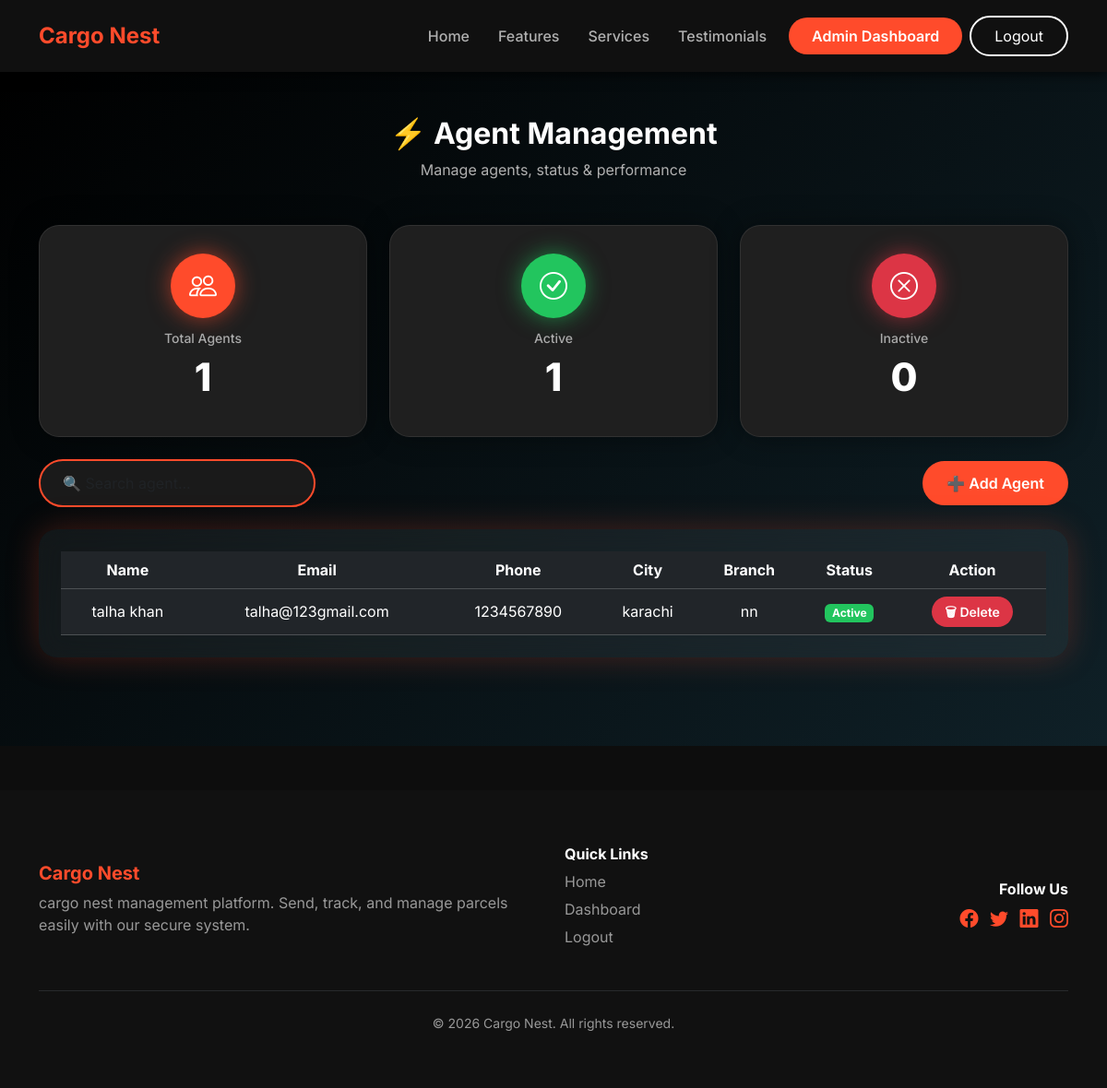
The page /admin/manage_agents.php (signed in) on the database as committed earlier.
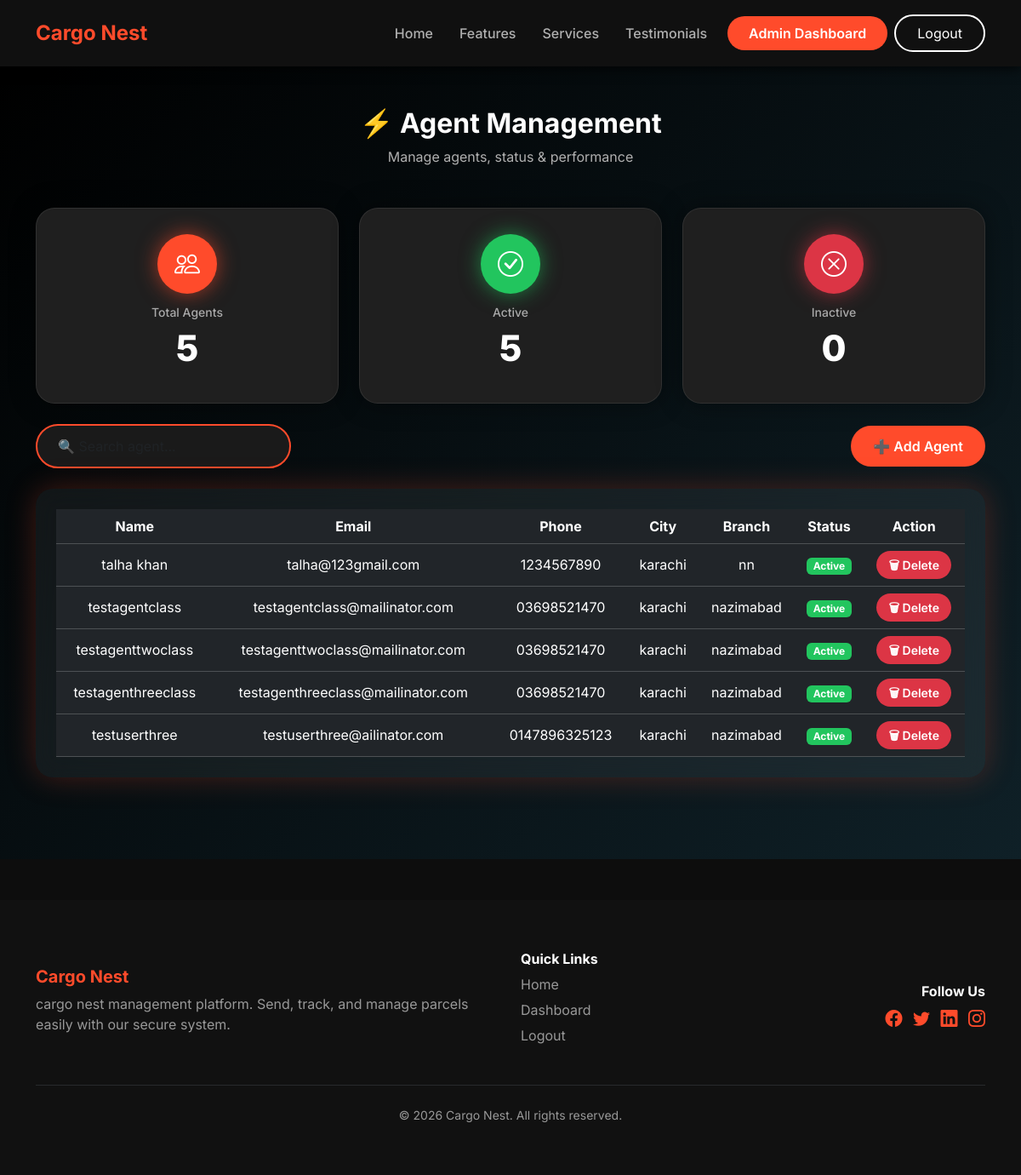
The same page on the database as committed later.
### tables this page shows
CREATE TABLE `users` (
  `user_id` int(11) NOT NULL,
  `role` enum('ADMIN','AGENT','CUSTOMER') NOT NULL,
  `name` varchar(100) NOT NULL,
  `email` varchar(100) DEFAULT NULL,
  `phone` varchar(15) DEFAULT NULL,
  `password` varchar(255) NOT NULL,
  `city` varchar(50) DEFAULT NULL,
  `branch` varchar(50) DEFAULT NULL,
  `status` tinyint(4) DEFAULT 1,
  `created_at` timestamp NOT NULL DEFAULT current_timestamp()
);

### admin/manage_agents.php (the view, shortened to what this page needs)
<?php
include "../config/db.php";
include "../includes/header.php";
$totalAgents   = mysqli_fetch_row(mysqli_query($conn,"SELECT COUNT(*) FROM users WHERE role='AGENT'"))[0];
$activeAgents  = mysqli_fetch_row(mysqli_query($conn,"SELECT COUNT(*) FROM users WHERE role='AGENT' AND status=1"))[0];
$inactiveAgents = $totalAgents - $activeAgents;
?>
<section class="auth-section py-5" style="min-height:85vh;">
<div class="container">
    <div class="text-center mb-5">
        <h2 class="fw-bold text-white">⚡ Agent Management</h2>
        <p class="text-gray">Manage agents, status & performance</p>
    </div>
    <div class="row g-4 mb-4">
        <div class="col-md-4">
            <div class="neo-card">
                <div class="icon-circle accent">
                    <i class="bi bi-people"></i>
                </div>
                <h6>Total Agents</h6>
                <h1><?= $totalAgents ?></h1>
            </div>
        </div>
        <div class="col-md-4">
            <div class="neo-card success">
                <div class="icon-circle success">
                    <i class="bi bi-check-circle"></i>
                </div>
                <h6>Active</h6>
                <h1><?= $activeAgents ?></h1>
            </div>
        </div>
        <div class="col-md-4">
            <div class="neo-card danger">
                <div class="icon-circle danger">
                    <i class="bi bi-x-circle"></i>
                </div>
                <h6>Inactive</h6>
                <h1><?= $inactiveAgents ?></h1>
            </div>
        </div>
    </div>
    <div class="d-flex flex-wrap justify-content-between align-items-center mb-4 gap-3">
        <input type="text" id="search"
               class="form-control dark-input rounded-pill px-4"
               style="max-width:300px"
               placeholder="🔍 Search agent...">
        <a href="add_agent.php" class="neo-btn accent">
            ➕ Add Agent
        </a>
    </div>
    <div class="glass p-4 mb-5">
        <table class="table table-dark table-hover align-middle mb-0" id="agentTable">
            <thead>
                <tr class="text-center">
                    <th>Name</th>
                    <th>Email</th>
                    <th>Phone</th>
                    <th>City</th>
                    <th>Branch</th>
                    <th>Status</th>
                    <th>Action</th>
                </tr>
            </thead>
            <tbody>
            <?php
            $q = mysqli_query($conn,"SELECT * FROM users WHERE role='AGENT'");
            while($row=mysqli_fetch_assoc($q)){
            ?>
                <tr class="text-center">
                    <td><?= $row['name'] ?></td>
                    <td><?= $row['email'] ?></td>
                    <td><?= $row['phone'] ?></td>
                    <td><?= $row['city'] ?></td>
                    <td><?= $row['branch'] ?></td>
                    <td>
                        <span class="badge <?= $row['status']?'bg-success':'bg-danger' ?>">
                            <?= $row['status']?'Active':'Inactive' ?>
                        </span>
                    </td>
                    <td>
                        <button class="neo-btn danger small"
                                onclick="deleteAgent(<?= $row['user_id'] ?>)">
                            🗑 Delete
                        </button>
                    </td>
                </tr>
            <?php } ?>
            </tbody>
        </table>
    </div>
</div>
</section>
<?php include "../includes/footer.php"; ?>

### includes/header.php (shortened to what this page needs)
<!DOCTYPE html>
<html lang="en">
<head>
<link href="https://cdn.jsdelivr.net/npm/bootstrap@5.3.2/dist/css/bootstrap.min.css" rel="stylesheet">
<link href="https://cdn.jsdelivr.net/npm/bootstrap-icons@1.11.1/font/bootstrap-icons.css" rel="stylesheet">
</head>
<body>
<nav class="navbar navbar-expand-lg navbar-dark sticky-top py-3">
  <div class="container">
    <a class="navbar-brand" href="/courier_managment_system/index.php">Cargo Nest</a>
    <div class="collapse navbar-collapse" id="navbarNav">
      <ul class="navbar-nav ms-auto align-items-lg-center">
        <li class="nav-item">
          <a class="nav-link" href="/courier_managment_system/index.php">Home</a>
        </li>
        <li class="nav-item">
          <a class="nav-link" href="/courier_managment_system/features.php">Features</a>
        </li>
        <li class="nav-item">
          <a class="nav-link" href="/courier_managment_system/services.php">Services</a>
        </li>
        <li class="nav-item">
          <a class="nav-link" href="/courier_managment_system/testimonials.php">Testimonials</a>
        </li>
        <?php if(isset($_SESSION['user_id']) && $_SESSION['role'] === 'ADMIN'): ?>
            <li class="nav-item ms-3">
                <a href="/courier_managment_system/admin/dashboard.php" class="btn btn-accent">Admin Dashboard</a>
            </li>
        <?php endif; ?>
        <?php if(!isset($_SESSION['user_id'])): ?>
            <li class="nav-item ms-lg-3">
                <a href="/courier_managment_system/auth/register.php" class="btn btn-accent">Sign Up</a>
            </li>
            <li class="nav-item ms-2">
                <a href="/courier_managment_system/auth/login.php" class="btn btn-outline-light">Login</a>
            </li>
        <?php else: ?>
            <li class="nav-item ms-2">
                <a href="/courier_managment_system/auth/logout.php" class="btn btn-outline-light">Logout</a>
            </li>
        <?php endif; ?>
      </ul>
    </div>
  </div>
</nav>
</body>
</html>

### includes/footer.php (shortened to what this page needs)
<footer class="mt-5" style="background-color:#111; color:#fff; padding:60px 0;">
    <div class="container">
        <div class="row text-center text-md-start align-items-center">
            <div class="col-md-6 mb-4 mb-md-0">
                <h5 class="fw-bold text-accent"> Cargo Nest</h5>
                <p style="color:#b0b0b0; opacity:0.85;">
                cargo nest management platform. Send, track, and manage parcels easily with our secure system.
                </p>
            </div>
            <div class="col-md-3 mb-4 mb-md-0">
                <h6 class="fw-bold text-white">Quick Links</h6>
                <ul class="list-unstyled" style="color:#b0b0b0; opacity:0.85;">
                    <li>
                        <a href="/courier_managment_system/index.php" class="footer-link">Home</a>
                    </li>
                    <?php if (!isset($_SESSION['user_id'])): ?>
                        <li>
                            <a href="/courier_managment_system/auth/login.php" class="footer-link">Login</a>
                        </li>
                        <li>
                            <a href="/courier_managment_system/auth/register.php" class="footer-link">Register</a>
                        </li>
                    <?php else: ?>
                        <li>
                            <a href="/courier_managment_system/dashboard.php" class="footer-link">Dashboard</a>
                        </li>
                        <li>
                            <a href="/courier_managment_system/auth/logout.php" class="footer-link">Logout</a>
                        </li>
                    <?php endif; ?>
                </ul>
            </div>
            <div class="col-md-3 text-center text-md-end">
                <h6 class="fw-bold text-white">Follow Us</h6>
                <a href="https://www.facebook.com/" target="_blank"
                   class="text-accent fs-5 me-2 social-icon">
                    <i class="bi bi-facebook"></i>
                </a>
                <a href="https://twitter.com/" target="_blank"
                   class="text-accent fs-5 me-2 social-icon">
                    <i class="bi bi-twitter"></i>
                </a>
                <a href="https://www.linkedin.com/" target="_blank"
                   class="text-accent fs-5 me-2 social-icon">
                    <i class="bi bi-linkedin"></i>
                </a>
                <a href="https://www.instagram.com/" target="_blank"
                   class="text-accent fs-5 social-icon">
                    <i class="bi bi-instagram"></i>
                </a>
            </div>
        </div>
        <hr class="border-secondary my-4">
        <div class="text-center small" style="color:#b0b0b0; opacity:0.85;">
            &copy; 2026 Cargo Nest. All rights reserved.
        </div>
    </div>
</footer>
</body>
</html>

### includes/header.php (style rules this page uses)
body { font-family: 'Inter', sans-serif; background-color: #0d0d0d; color: #fff; margin: 0; }
.navbar { background-color: rgba(17,17,17,0.95); backdrop-filter: blur(10px); box-shadow: 0 4px 12px rgba(0,0,0,0.6); transition: background-color 0.3s; }
.navbar-brand { color: #ff4b2b; font-weight: 700; font-size: 1.5rem; }
.navbar-nav .nav-link { color: #b0b0b0; font-weight: 500; margin-left: 15px; transition: color 0.3s; }
.btn-accent { background-color: #ff4b2b; color: #fff; border: none; font-weight: 600; border-radius: 30px; padding: 8px 25px; transition: all 0.3s; }
.btn-outline-light { border: 2px solid #fff; color: #fff; border-radius: 30px; padding: 8px 25px; transition: all 0.3s; }

### admin/manage_agents.php (style rules this page uses)
.auth-section { background:linear-gradient(135deg,#000000,#0f2027); }
.text-gray { color:#b0b0b0 }
.neo-card { background:#1f1f1f; border-radius:22px; padding:30px; text-align:center; border:1px solid rgba(255,255,255,.08); box-shadow:0 0 30px rgba(0,0,0,.4); transition:.4s; }
.neo-card h6 { color:#aaa;font-size:14px }
.neo-card h1 { color:#fff;font-size:42px;font-weight:800 }
.icon-circle { width:70px;height:70px; border-radius:50%; margin:0 auto 14px; display:flex;align-items:center;justify-content:center; font-size:30px; }
.icon-circle.accent { background:#ff4b2b; box-shadow:0 0 25px rgba(255,75,43,.6); }
.icon-circle.success { background:#22c55e; box-shadow:0 0 25px rgba(34,197,94,.6); }
.icon-circle.danger { background:#dc3545; box-shadow:0 0 25px rgba(220,53,69,.6); }
.glass { background:rgba(255,255,255,.06); backdrop-filter:blur(15px); border-radius:20px; box-shadow:0 0 35px rgba(255,75,43,.25); }
.dark-input { background:#1a1a1a; color:#fff; border:2px solid #ff4b2b; border-radius:14px; padding:12px; transition:.3s; }
.neo-btn { padding:12px 26px; border-radius:30px; color:#fff; text-decoration:none; font-weight:600; transition:.3s; border:none; }
.neo-btn.accent { background:#ff4b2b }
.neo-btn.danger { background:#dc3545 }
.neo-btn.small { padding:6px 14px;font-size:14px }
.badge.bg-success { background:#22c55e !important }

### includes/footer.php (style rules this page uses)
.text-accent { color: #ff4b2b !important; }
.footer-link { color: #b0b0b0; text-decoration: none; display: inline-block; margin-bottom: 6px; transition: color 0.3s, transform 0.3s; }
.social-icon { display: inline-block; transition: all 0.3s; }

Rows that differ between the two databases and show on the page:
added users: name "testagentclass", email "testagentclass@mailinator.com", phone "03698521470", city "karachi", branch "nazimabad", status "Active"
added users: name "testagenttwoclass", email "testagenttwoclass@mailinator.com", phone "03698521470", city "karachi", branch "nazimabad", status "Active"
added users: name "testagenthreeclass", email "testagenthreeclass@mailinator.com", phone "03698521470", city "karachi", branch "nazimabad", status "Active"
added users: name "testuserthree", email "testuserthree@ailinator.com", phone "0147896325123", city "karachi", branch "nazimabad", status "Active"
Other text that changed with them:
$totalAgents: "1" → "5"
$activeAgents: "1" → "5"
